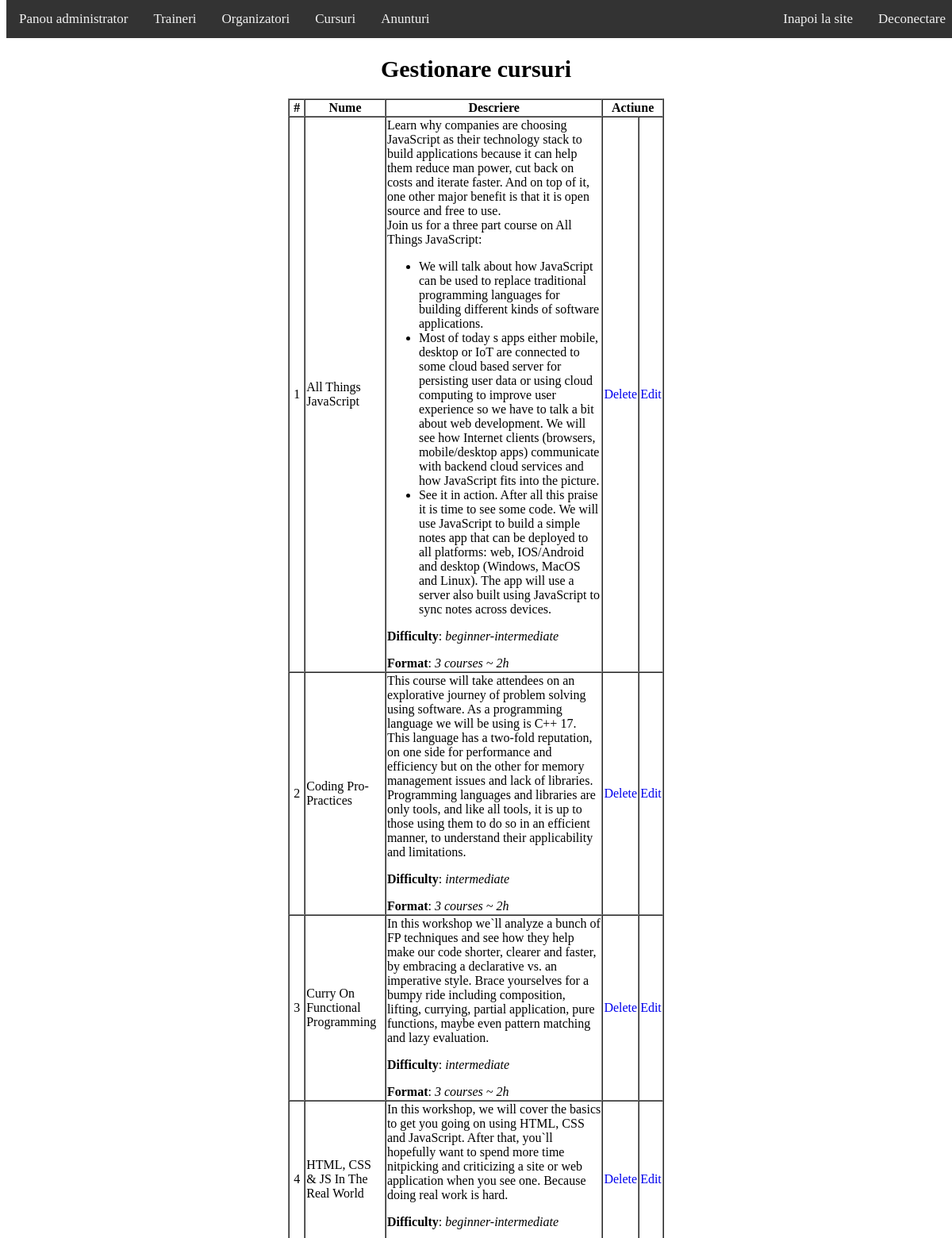
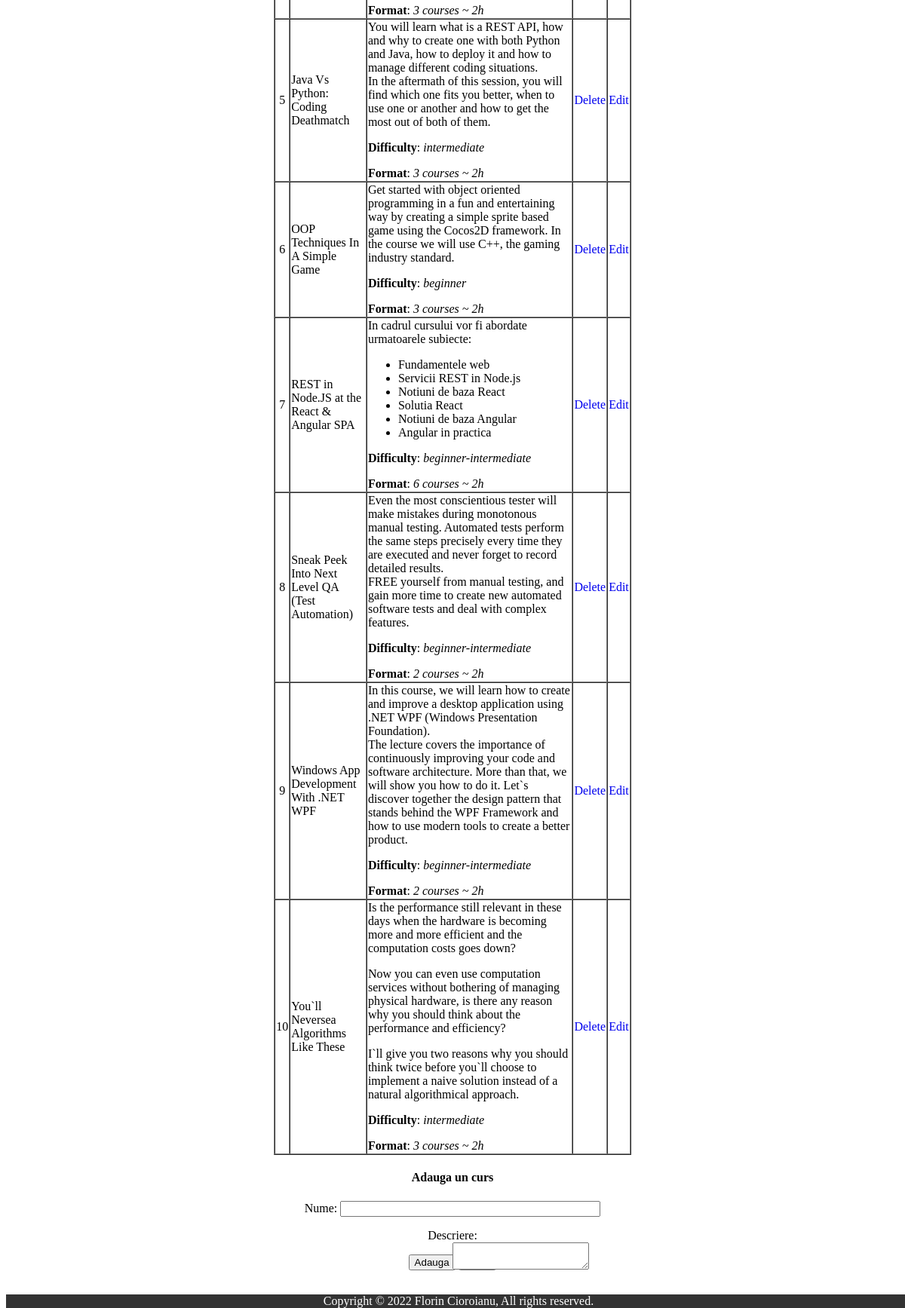
Screenshot of /admin/cursuri.php with the database file from the repository (2 pictures, top to bottom).
### tables this page shows
CREATE TABLE `cursuri` (
  `id` int(11) NOT NULL,
  `nume` varchar(255) NOT NULL,
  `descriere` longtext NOT NULL,
  `orar` longtext DEFAULT NULL
);

### admin/cursuri.php (the view, shortened to what this page needs)
<?php
include "../inc/connect.php";
include "inc/header.php";
$eroareDescriere = "";
?>
<?php
function afisareCursuri()
{
  print("<h1 class='title'>Gestionare cursuri</h1>\n");
  global $id_conexiune;
  $query = "SELECT * FROM cursuri";
  $result = mysqli_query($id_conexiune, $query);
  if (mysqli_num_rows($result)) {
    print("<table class='table' border='1' cellspacing='0'>\n");
    print("<tr>\n");
    print("<th>#</th><th width='100'>Nume</th><th width='300'>Descriere</th><th colspan='2'>Actiune</th>");
    print("</tr>\n");
    while ($row = mysqli_fetch_array($result)) {
      print("<tr>\n");
      print("<td align='center'>" . $row['id'] . "</td>\n");
      print("<td>" . $row['nume'] . "</td>\n");
      print("<td>" . $row['descriere'] . "</td>\n");
      print("<td align='center'><a href='cursuri.php?comanda=delete&id=" . $row['id'] . "'>Delete</a></td>\n");
      print("<td align='center'><a href='cursuri.php?comanda=edit&id=" . $row['id'] . "'>Edit</a></td>\n");
      print("</tr>\n");
    }
    print("</table>");
  } else {
    print("<h3 class='title'> Nu exista cursuri!</h3>");
  }
}
afisareCursuri();
?>
<head>
</head>
<h4 style="text-align:center">Adauga un curs</h4>
<form action="cursuri.php" method="post" align='center'>
  <p>Nume:
    <input type="text" name="nume" value="" size="40" />
  </p>
  <p>Descriere: <span class="error"><?php echo $eroareDescriere; ?></span><br />
    <textarea class="textarea" name="descriere" id="editor"></textarea>
  </p>
  <input type="submit" value="Adauga" />
</form>
<?php
include "inc/footer.php";
?>

### admin/css/style.css (style rules this page uses)
a { text-decoration: none; }
body { margin-top: 50px; margin-bottom: 50px; }
.title { padding-top: 20px; text-align: center; font-size: 30; }
.table { width: 40%; height: 30%; margin-left: auto; margin-right: auto; }
form { text-align: center; margin-top: 20px; }
.textarea { position: absolute; text-align: center; }

### rows the page displays
cursuri: id "1", nume "All Things JavaScript", descriere "Learn why companies are choosing JavaScript as their technology stack to build applications because it can help them reduce man power, cut back on costs and iterate faster. And on top of it, one other major benefit is that it is open source and free to use. Join us for a three part course on All Things JavaScript: We will talk about how JavaScript can be used to replace traditional programming languages for building different kinds of software applications. Most of today s apps either mobile, desktop or IoT are connected to some cloud based server for persisting user data or using cloud computing to improve user experience so we have to talk a bit about web development. We will see how…"
cursuri: id "2", nume "Coding Pro-Practices", descriere "This course will take attendees on an explorative journey of problem solving using software. As a programming language we will be using is C++ 17. This language has a two-fold reputation, on one side for performance and efficiency but on the other for memory management issues and lack of libraries. Programming languages and libraries are only tools, and like all tools, it is up to those using them to do so in an efficient manner, to understand their applicability and limitations. Difficulty : intermediate Format : 3 courses ~ 2h"
cursuri: id "3", nume "Curry On Functional Programming", descriere "In this workshop we`ll analyze a bunch of FP techniques and see how they help make our code shorter, clearer and faster, by embracing a declarative vs. an imperative style. Brace yourselves for a bumpy ride including composition, lifting, currying, partial application, pure functions, maybe even pattern matching and lazy evaluation. Difficulty : intermediate Format : 3 courses ~ 2h"
cursuri: id "4", nume "HTML, CSS & JS In The Real World", descriere "In this workshop, we will cover the basics to get you going on using HTML, CSS and JavaScript. After that, you`ll hopefully want to spend more time nitpicking and criticizing a site or web application when you see one. Because doing real work is hard. Difficulty : beginner-intermediate Format : 3 courses ~ 2h"
cursuri: id "5", nume "Java Vs Python: Coding Deathmatch", descriere "You will learn what is a REST API, how and why to create one with both Python and Java, how to deploy it and how to manage different coding situations. In the aftermath of this session, you will find which one fits you better, when to use one or another and how to get the most out of both of them. Difficulty : intermediate Format : 3 courses ~ 2h"
cursuri: id "6", nume "OOP Techniques In A Simple Game", descriere "Get started with object oriented programming in a fun and entertaining way by creating a simple sprite based game using the Cocos2D framework. In the course we will use C++, the gaming industry standard. Difficulty : beginner Format : 3 courses ~ 2h"
cursuri: id "7", nume "REST in Node.JS at the React & Angular SPA", descriere "In cadrul cursului vor fi abordate urmatoarele subiecte: Fundamentele web Servicii REST in Node.js Notiuni de baza React Solutia React Notiuni de baza Angular Angular in practica Difficulty : beginner-intermediate Format : 6 courses ~ 2h"
cursuri: id "8", nume "Sneak Peek Into Next Level QA (Test Automation)", descriere "Even the most conscientious tester will make mistakes during monotonous manual testing. Automated tests perform the same steps precisely every time they are executed and never forget to record detailed results. FREE yourself from manual testing, and gain more time to create new automated software tests and deal with complex features. Difficulty : beginner-intermediate Format : 2 courses ~ 2h"
cursuri: id "9", nume "Windows App Development With .NET WPF", descriere "In this course, we will learn how to create and improve a desktop application using .NET WPF (Windows Presentation Foundation). The lecture covers the importance of continuously improving your code and software architecture. More than that, we will show you how to do it. Let`s discover together the design pattern that stands behind the WPF Framework and how to use modern tools to create a better product. Difficulty : beginner-intermediate Format : 2 courses ~ 2h"
cursuri: id "10", nume "You`ll Neversea Algorithms Like These", descriere "Is the performance still relevant in these days when the hardware is becoming more and more efficient and the computation costs goes down? Now you can even use computation services without bothering of managing physical hardware, is there any reason why you should think about the performance and efficiency? I`ll give you two reasons why you should think twice before you`ll choose to implement a naive solution instead of a natural algorithmical approach. Difficulty : intermediate Format : 3 courses ~ 2h"
